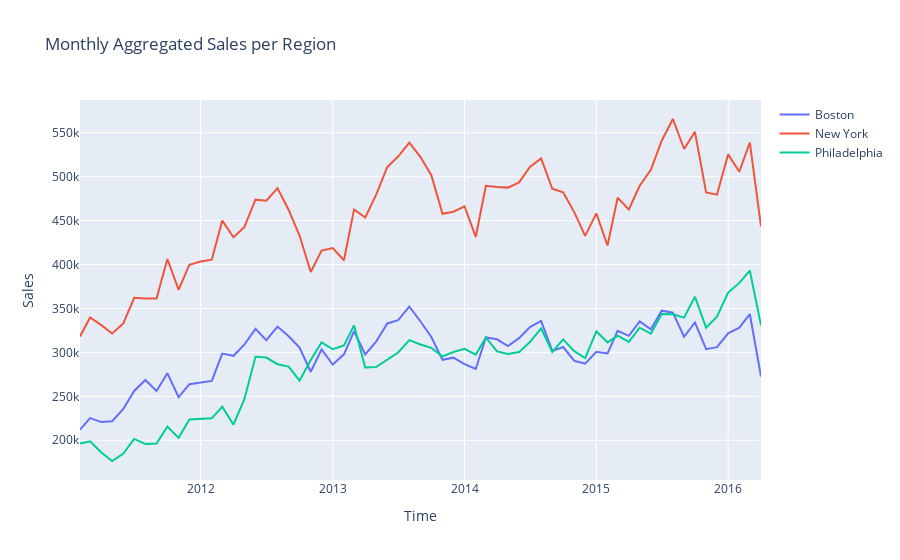

The notebook cell this image was saved under:
### Markdown cell above
### Vendas mensais por região

### Code cell
sales_df = sales.groupby(['region'])[d_cols].sum()

date_list = [(d.year*100)+d.month for d in pd.date_range(start = min_date, end = max_date)]

agg_sales = pd.DataFrame({'date' : date_list, 'Boston_sales' : sales_df.iloc[0], 'New_York_sales' : sales_df.iloc[1], 'Philadelphia_sales' : sales_df.iloc[2]})
monthly_agg = agg_sales.groupby('date').sum()
monthly_agg = monthly_agg.iloc[1:]

monthly_dates = [d for d in pd.date_range(start = min_date, end = max_date, freq = 'MS')]

fig = go.Figure()
fig.add_trace(go.Scatter(x=monthly_dates, y= monthly_agg['Boston_sales'],
                    mode='lines',
                    name='Boston'))
fig.add_trace(go.Scatter(x=monthly_dates, y=monthly_agg['New_York_sales'],
                    mode='lines',
                    name='New York'))
fig.add_trace(go.Scatter(x=monthly_dates, y=monthly_agg['Philadelphia_sales'],
                    mode='lines', name='Philadelphia'))

fig.update_layout(title='Monthly Aggregated Sales per Region',
                   xaxis_title='Time',
                   yaxis_title='Sales')
fig.show()
